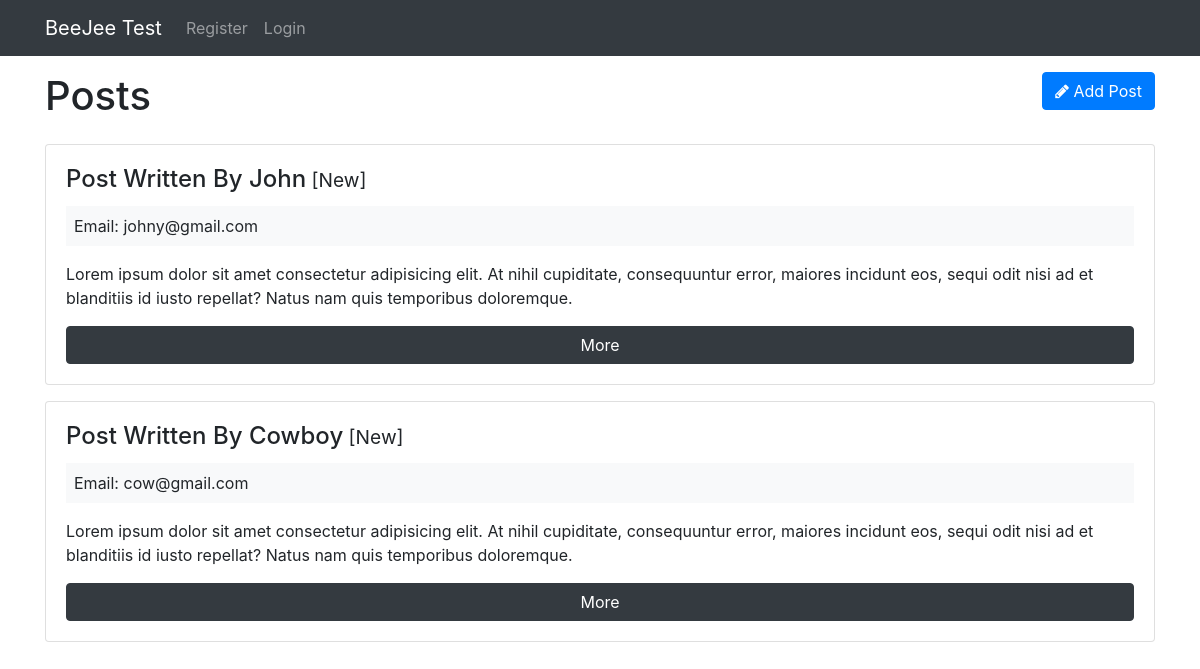
The page /test/app/views/inc/URLROOT/index on the database its author committed.
### tables this page shows
CREATE TABLE `posts` (
  `id` int(11) NOT NULL,
  `user_id` int(11) DEFAULT NULL,
  `username` varchar(50) NOT NULL,
  `email` text NOT NULL,
  `body` text NOT NULL,
  `status` varchar(20) NOT NULL DEFAULT 'New',
  `created_at` datetime NOT NULL DEFAULT current_timestamp()
);

### test/public/index.php (called while the page is built, shortened)
<?php require_once APPROOT . '/views/inc/header.php'; ?>
<?php
  $init = new Core();
?>
<?php require_once APPROOT . '/views/inc/footer.php'; ?>

### test/app/controllers/Posts.php (called while the page is built, shortened)
<?php
  class Posts extends Controller {
    public function __construct(){
      $this->postModel = $this->model('Post');
    }
    public function index(){
      $page = 0;
      $limit = 3;
      $posts = $this->postModel->limitPosts($page, $limit);
      $count = count($this->postModel->getPosts());
      $data = [
        'posts' => $posts,
        'count' =>$count
      ];
      $this->view('posts/index', $data);
    }
  }

### test/app/libraries/Core.php (called while the page is built, shortened)
<?php
class Core  {
   protected $currentMethod = 'index';
   public function __construct(){
    $url = $this->getUrl();
    $this->currentController = new $this->currentController;
    $this->params = $url ? array_values($url) : [];
    call_user_func_array([$this->currentController, $this->currentMethod], $this->params);
   }
   public function getUrl(){
       if(isset($_GET['url'])){
        $url = rtrim($_GET['url'], '/');
        $url = filter_var($url, FILTER_SANITIZE_URL);
        $url = explode('/', $url);
        return $url;
       }
   }
}

### test/app/libraries/Database.php (called while the page is built, shortened)
<?php
 class Database {
   private $host = DBHOST;
   private $user = DBUSER;
   private $password = DBPASS;
   private $dbname = DBNAME;
   private $dbh;
   private $stmt;
   public function __construct(){
    $dsn = 'mysql:host='.$this->host.';dbname='.$this->dbname;
    $options = array(
      PDO::ATTR_PERSISTENT => true,
      PDO::ATTR_ERRMODE => PDO::ERRMODE_EXCEPTION
    );
    try {
      $this->dbh = new PDO($dsn, $this->user, $this->password, $options);
    } catch (PDOException $e) {
      $this->error = $e->getMessage();
      echo $this->error;
    }
   }
   public function query($sql){
     $this->stmt = $this->dbh->prepare($sql);
   }
   public function execute(){
    return $this->stmt->execute();
   }
   public function resultSet(){
     $this->execute();
     return $this->stmt->fetchAll(PDO::FETCH_OBJ);
   }
 }

### test/app/models/Post.php (called while the page is built, shortened)
<?php
  class Post {
    private $db;
    public function __construct(){
      $this->db = new Database;
    }
    public function getPosts(){
      $sql = 'SELECT *,
                posts.id AS postId,
                users.id AS userId,
                posts.status AS status
              FROM posts
              LEFT JOIN users
                ON posts.user_id = users.id';
      $this->db->query($sql);
      $results = $this->db->resultSet();
      return $results;
    }
    public function limitPosts($from, $by){
      $sql = "SELECT *,
                posts.id AS postId,
                users.id AS userId,
                posts.status AS status
              FROM posts
              LEFT JOIN users
                ON posts.user_id = users.id
              LIMIT $from, $by";
      $this->db->query($sql);
      $result = $this->db->resultSet();
      return $result;
    }
  }

### test/app/views/posts/index.php (the view, shortened to what this page needs)
<?php require_once APPROOT . '/views/inc/header.php'; ?>
  <div class="row mb-3">
    <div class="col-md-6">
      <h1>Posts</h1>
    </div>
    <div class="col-6">
      <a href="<?php echo URLROOT; ?>/posts/add" class="btn btn-primary pull-right">
        <i class="fa fa-pencil"></i> Add Post
      </a>
    </div>
  </div>
  <?php foreach($data['posts'] as $post) : ?>
    <div class="card card-body mb-3">
      <h4 class="card-title">Post Written By <?php echo $post->username; ?><small> [<?php echo $post->status; ?>]</small></h4>
      <div class="bg-light p-2 mb-3">Email: <?php echo $post->email; ?></div>
      <p class="card-text"><?php echo $post->body; ?></p>
      <a href="<?php echo URLROOT; ?>/posts/show/<?php echo $post->postId;?>" class="btn btn-dark">More</a>
    </div>
  <?php endforeach; ?>
<?php require_once APPROOT . '/views/inc/footer.php'; ?>

### test/app/views/inc/header.php (shortened to what this page needs)
<!DOCTYPE html>
<html lang="en">
<head>
  <link rel="stylesheet" href="https://stackpath.bootstrapcdn.com/bootstrap/4.5.2/css/bootstrap.min.css">
  <link rel="stylesheet" href="https://stackpath.bootstrapcdn.com/font-awesome/4.7.0/css/font-awesome.min.css">
</head>
<body>
<?php require_once APPROOT . '/views/inc/navbar.php';?>
<div class="container">

### test/app/views/inc/navbar.php (shortened to what this page needs)
<nav class="navbar navbar-expand-lg navbar-dark bg-dark mb-3">
  <div class="container">
    <a class="navbar-brand" href="<?php echo URLROOT; ?>/index"><?php echo SITENAME; ?></a>
    <div class="collapse navbar-collapse" id="navbarCollapse">
      <ul class="navbar-nav">
      <?php if(isset($_SESSION['user_id'])) : ?>
        <li class="nav-item">
          <a class="nav-link" href="<?php echo URLROOT; ?>/users/logout">Logout</span></a>
        </li>
      <?php else : ?>
        <li class="nav-item">
          <a class="nav-link" href="<?php echo URLROOT; ?>/users/register">Register</span></a>
        </li>
        <li class="nav-item">
          <a class="nav-link" href="<?php echo URLROOT;?>/users/login">Login</a>
        </li>
      <?php endif; ?>
      </ul>
    </div>
  </div>
</nav>

### test/app/libraries/Controller.php (shortened to what this page needs)
<?php
class Controller {
  public function view($view, $data = []){
    if(file_exists('../app/views/' . $view . '.php')){
      require_once '../app/views/' . $view . '.php';
    } else {
      die('View does not exist');
    }
  }
}

### test/app/views/inc/footer.php (shortened to what this page needs)
</div>
</body>
</html>

### rows shown on the page
posts: username "John", status "New", email "johny@gmail.com", body "Lorem ipsum dolor sit amet consectetur adipisicing elit. At nihil cupiditate, consequuntur error, maiores incidunt eos, sequi odit nisi ad et blanditiis id iusto repellat? Natus nam quis temporibus doloremque."
posts: username "Cowboy", status "New", email "cow@gmail.com", body "Lorem ipsum dolor sit amet consectetur adipisicing elit. At nihil cupiditate, consequuntur error, maiores incidunt eos, sequi odit nisi ad et blanditiis id iusto repellat? Natus nam quis temporibus doloremque."

### other values the page prints
SITENAME "BeeJee Test"
